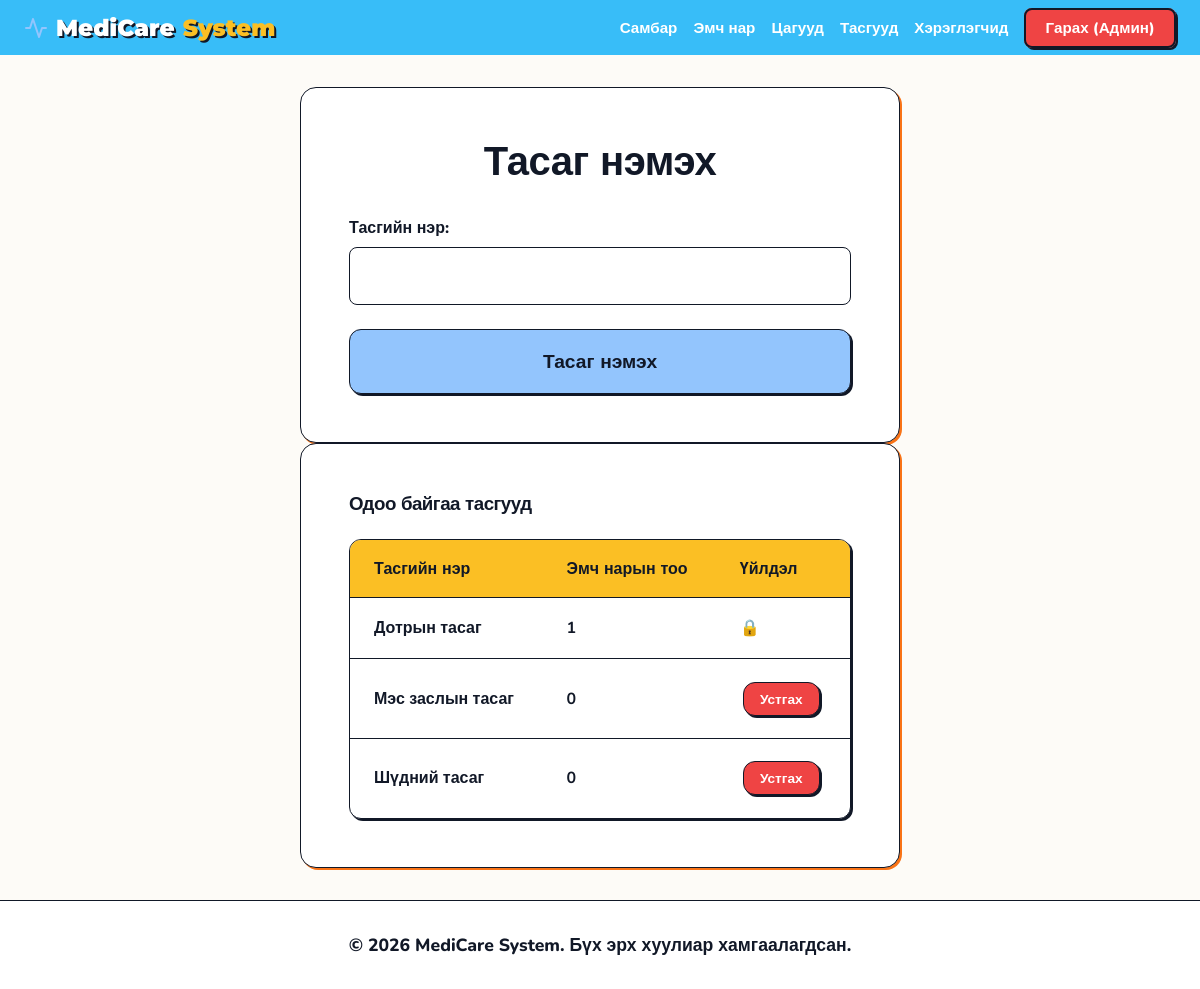
Page /admin/add_department.php (signed in) on the committed database.
### tables this page shows
CREATE TABLE departments (
    id INT AUTO_INCREMENT PRIMARY KEY,
    name VARCHAR(100) NOT NULL UNIQUE
);

### config/security.php (called while the page is built, shortened)
<?php
function esc($string) {
    return htmlspecialchars($string ?? '', ENT_QUOTES, 'UTF-8');
}

### admin/add_department.php (the view, shortened to what this page needs)
<?php
require_once "../config/security.php";
require_once "../config/db.php";
$stmt = $conn->query("
    SELECT d.*, COUNT(doc.id) as doctor_count
    FROM departments d
    LEFT JOIN doctors doc ON doc.department_id = d.id
    GROUP BY d.id, d.name
    ORDER BY d.name ASC
");
$departments = $stmt->fetchAll(PDO::FETCH_ASSOC);
?>
<?php require_once "../includes/header.php"; ?>
<div class="glass-card mt-4" style="max-width: 600px; margin: 0 auto;">
    <h2>Тасаг нэмэх</h2>
    <form method="POST" action="">
        <div class="form-group">
            <label>Тасгийн нэр:</label>
            <input type="text" name="department_name" class="form-control" maxlength="100" required>
        </div>
        <button type="submit" class="btn btn-primary mt-4">Тасаг нэмэх</button>
    </form>
</div>
<div class="glass-card mt-4" style="max-width: 600px; margin: 0 auto;">
    <h3>Одоо байгаа тасгууд</h3>
    <?php if (empty($departments)): ?>
        <p class="text-muted mt-4">Одоогоор тасаг бүртгэгдээгүй байна.</p>
    <?php else: ?>
        <div class="table-responsive mt-4">
            <table class="modern-table">
                <thead>
                    <tr>
                        <th>Тасгийн нэр</th>
                        <th>Эмч нарын тоо</th>
                        <th>Үйлдэл</th>
                    </tr>
                </thead>
                <tbody>
                    <?php foreach($departments as $dept): ?>
                    <tr>
                        <td><?php echo esc($dept['name']); ?></td>
                        <td><?php echo $dept['doctor_count']; ?></td>
                        <td>
                            <?php if ($dept['doctor_count'] == 0): ?>
                                <form method="POST" style="display:inline;">
                                    <button type="submit" class="btn btn-danger btn-small"
                                        onclick="return confirm('<?php echo esc($dept['name']); ?> тасгийг устгахдаа итгэлтэй байна уу?');">Устгах</button>
                                </form>
                            <?php else: ?>
                                <span class="text-muted" title="Эмч нартай тасгийг устгах боломжгүй">🔒</span>
                            <?php endif; ?>
                        </td>
                    </tr>
                    <?php endforeach; ?>
                </tbody>
            </table>
        </div>
    <?php endif; ?>
</div>
<?php require_once "../includes/footer.php"; ?>

### assets/css/style.css (style rules this page uses)
:root { --bg-color: #fdfbf7; --text-main: #111827; --text-muted: #4b5563; --primary: #93c5fd; --primary-hover: #60a5fa; --secondary: #fbbf24; --secondary-hover: #f59e0b; --danger: #ef4444; --navbar-bg: #38bdf8; --border-color: #111827; --border-width: 1px; --shadow-color: #111827; --shadow-color-alt: #f97316; --card-bg: #ffffff; }
* { box-sizing: border-box; margin: 0; padding: 0; }
body { font-family: 'Nunito', sans-serif; background-color: var(--bg-color); color: var(--text-main); min-height: 100vh; display: flex; flex-direction: column; }
h1, h2, h3, h4, h5, h6 { font-family: 'Montserrat', sans-serif; font-weight: 900; text-transform: none; letter-spacing: -0.5px; }
.glass-card { background: var(--card-bg); border: var(--border-width) solid var(--border-color); border-radius: 16px; padding: 3rem; box-shadow: 2px 2px 0px var(--shadow-color-alt); width: 100%; }
h2 { font-size: 2.5rem; margin-bottom: 2rem; color: var(--text-main); text-align: center; }
.form-group { margin-bottom: 1.5rem; }
.form-group label { display: block; margin-bottom: 0.5rem; font-size: 1rem; font-weight: 800; color: var(--text-main); text-transform: none; }
.form-control { width: 100%; padding: 1rem; background: #fff; border: var(--border-width) solid var(--border-color); border-radius: 8px; color: var(--text-main); font-family: inherit; font-size: 1.1rem; font-weight: 700; transition: all 0.2s ease; }
.btn { display: block; width: 100%; padding: 1.2rem 1.5rem; border: var(--border-width) solid var(--border-color); border-radius: 12px; font-size: 1.2rem; font-weight: 900; cursor: pointer; text-align: center; text-decoration: none; transition: all 0.1s ease; font-family: 'Montserrat', sans-serif; text-transform: none; }
.btn-primary { background: var(--primary); color: var(--text-main); box-shadow: 2px 2px 0px var(--border-color); }
.btn-danger { background: var(--danger); color: #fff; padding: 0.8rem 1rem; font-size: 1rem; box-shadow: 2px 2px 0px var(--border-color); }
.table-responsive { overflow-x: auto; background: #fff; border-radius: 12px; border: var(--border-width) solid var(--border-color); box-shadow: 2px 2px 0px var(--border-color); }
.modern-table { width: 100%; border-collapse: collapse; text-align: left; }
.modern-table th, .modern-table td { padding: 1.2rem 1.5rem; border-bottom: var(--border-width) solid var(--border-color); font-weight: 700; }
.modern-table th { background: var(--secondary); font-weight: 900; color: var(--text-main); text-transform: none; font-family: 'Montserrat', sans-serif; font-size: 1rem; }
.modern-table tbody tr { transition: background-color 0.2s ease; }
.modern-table tbody tr:last-child td { border-bottom: none; }
.mt-4 { margin-top: 1.5rem; }
.text-muted { color: var(--text-muted); }
.btn-small { display: inline-block; width: auto; padding: 0.5rem 1rem; font-size: 0.85rem; box-shadow: 2px 2px 0px var(--border-color); margin: 0.2rem; }

### rows in the picture
departments: name "Дотрын тасаг", doctor_count "1"
departments: name "Мэс заслын тасаг", doctor_count "0"
departments: name "Шүдний тасаг", doctor_count "0"

### other values in the picture
$_SESSION['full_name'] "Админ"
